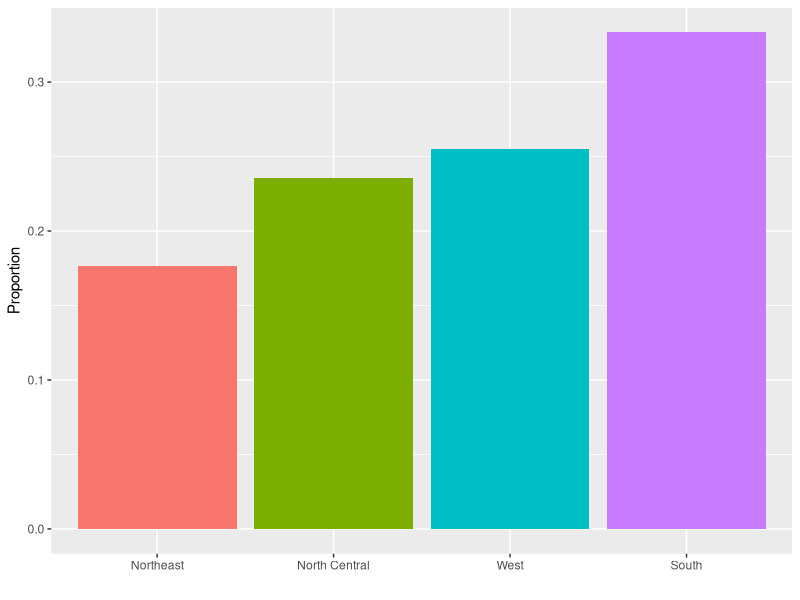
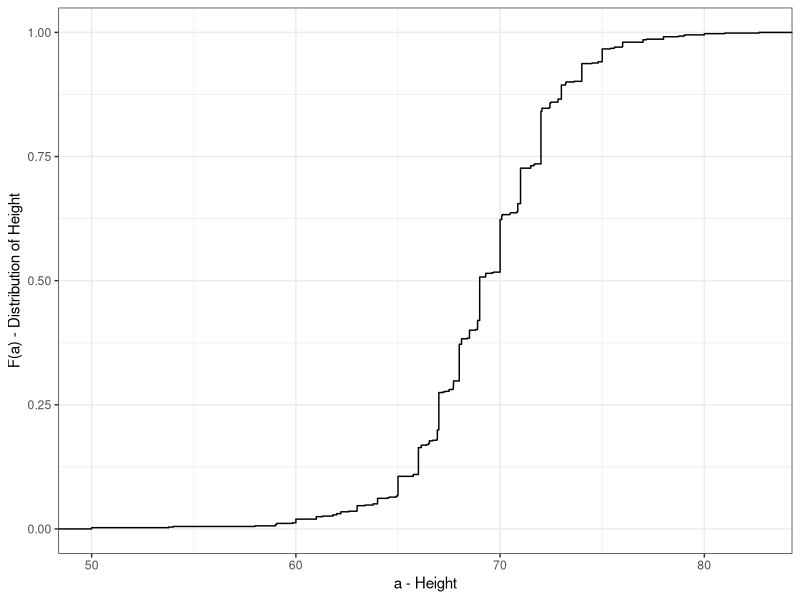
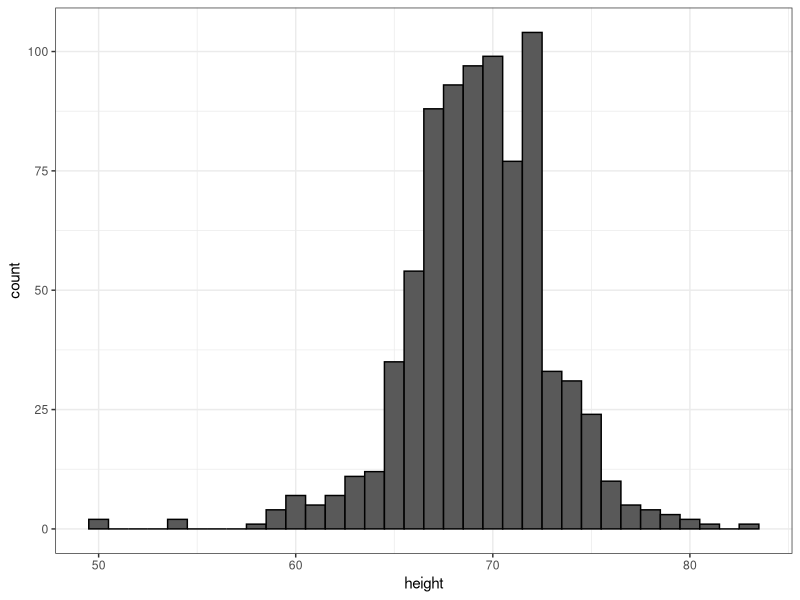
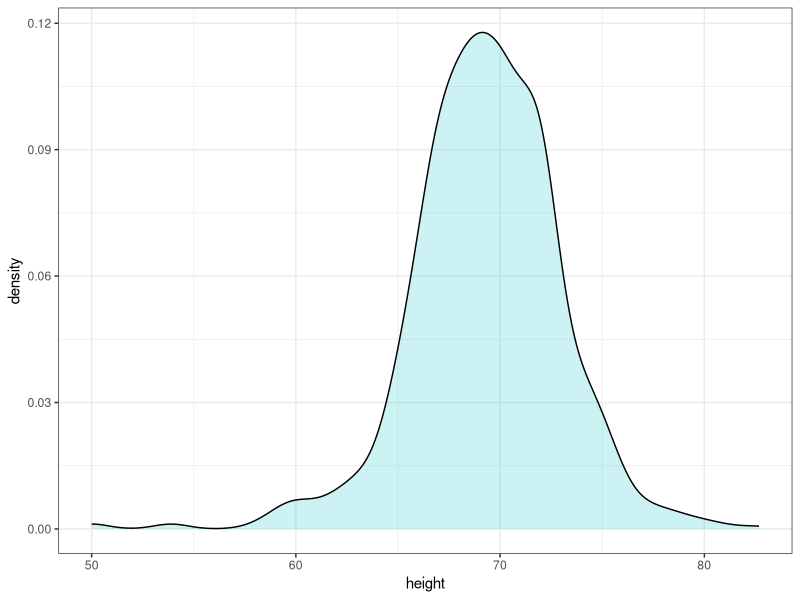
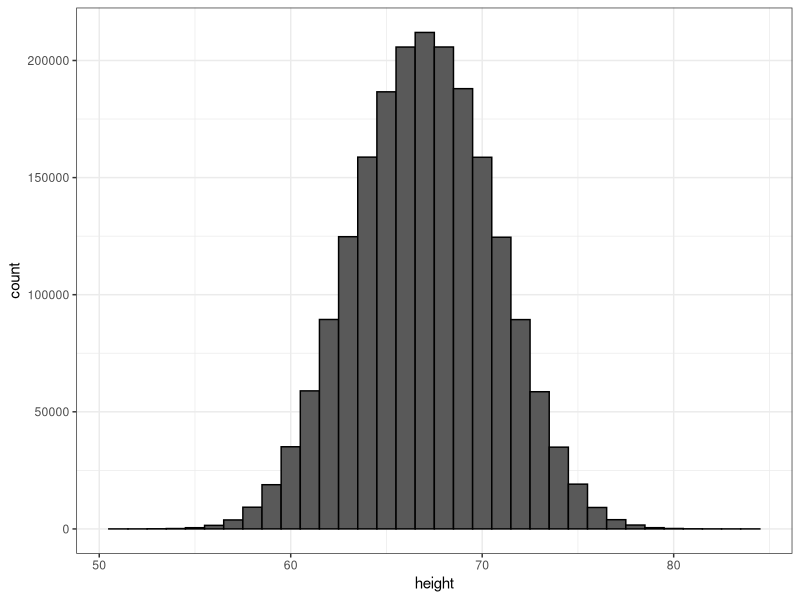
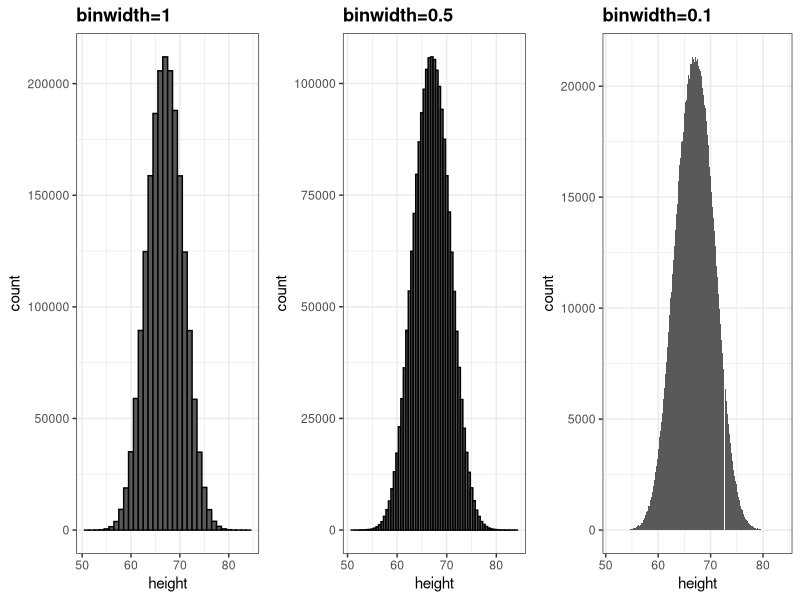
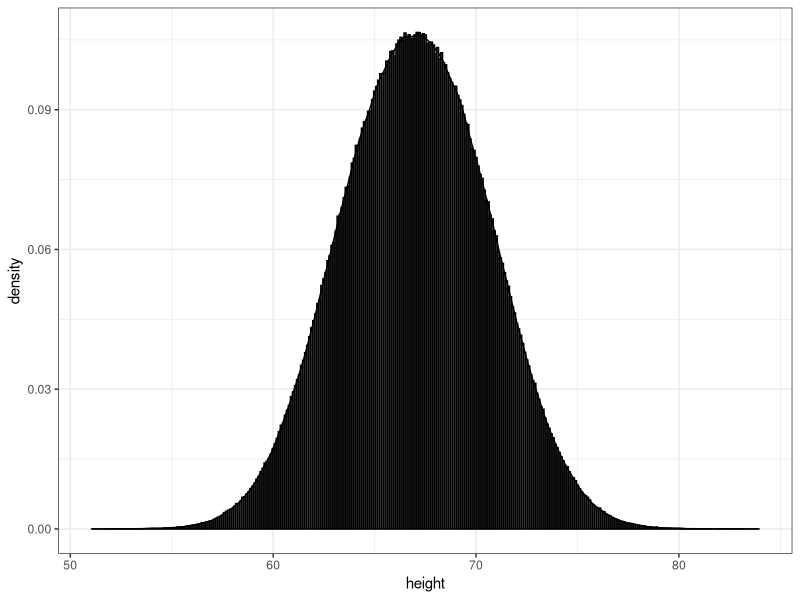
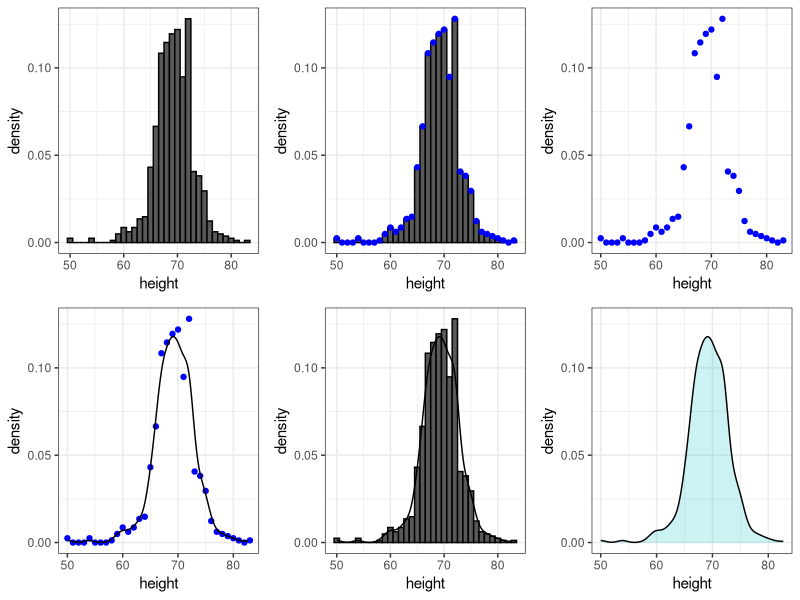

The R source for these figures, in order:
## ---- chunk 1
rm(list = ls())
img_path <- "dataviz/img"
## ---- chunk 2
library(tidyverse)
library(dslabs)
data(heights)
## ---- chunk 3
prop.table(table(heights$sex))
## ---- chunk 4
murders %>% group_by(region) %>%
  summarize(n = n()) %>%
  mutate(Proportion = n/sum(n), 
         region = reorder(region, Proportion)) %>%
  ggplot(aes(x=region, y=Proportion, fill=region)) + 
  geom_bar(stat = "identity", show.legend = FALSE) + 
  xlab("")
## ---- chunk 5
ds_theme_set()
heights %>% filter(sex=="Male") %>% ggplot(aes(height)) + 
  stat_ecdf() +
  ylab("F(a) - Distribution of Height") + xlab("a - Height")
## ---- chunk 6
heights %>% 
  filter(sex=="Male") %>% 
  ggplot(aes(height)) + 
  geom_histogram(binwidth = 1, color = "black")
## ---- chunk 7
heights %>% 
  filter(sex=="Male") %>% 
  ggplot(aes(height)) + 
  geom_density(alpha = .2, fill= "#00BFC4", color = 0)  +
  geom_line(stat='density')
## ---- chunk 8
set.seed(1988)
x <- data.frame(height = c(rnorm(1000000,69,3), rnorm(1000000,65,3)))
x %>% ggplot(aes(height)) + geom_histogram(binwidth = 1, color = "black")
## ---- chunk 9
p1 <- x %>% ggplot(aes(height)) + geom_histogram(binwidth = 1, color = "black") + ggtitle("binwidth=1")
p2 <- x %>% ggplot(aes(height)) + geom_histogram(binwidth = 0.5, color="black") + ggtitle("binwidth=0.5") 
p3 <- x %>% ggplot(aes(height)) + geom_histogram(binwidth = 0.1) + ggtitle("binwidth=0.1")
library(gridExtra)
grid.arrange(p1, p2, p3, nrow = 1)
## ---- chunk 10
x %>% ggplot(aes(height)) + 
  geom_histogram(aes(y=..density..), binwidth = 0.1, color = I("black")) +
  geom_line(stat='density')
## ---- chunk 11
hist1 <- heights %>% 
  filter(sex=="Male") %>% 
  ggplot(aes(height)) +
  geom_histogram(aes(y=..density..), binwidth = 1, color="black") 
hist2 <- hist1 +
  geom_line(stat='density')
hist3 <- hist1 + 
  geom_point(data = ggplot_build(hist2)$data[[1]], aes(x,y), col = "blue")
hist4 <- ggplot() + geom_point(data = ggplot_build(hist2)$data[[1]], aes(x,y), col = "blue") + 
  xlab("height") + ylab("density")
hist5 <- hist4 + geom_line(data = ggplot_build(hist2)$data[[2]], aes(x,y))
hist6 <- heights %>% 
  filter(sex=="Male") %>% 
  ggplot(aes(height)) +
  geom_density(alpha = 0.2, fill="#00BFC4", col = 0) +
  geom_line(stat='density') +
  scale_y_continuous(limits = layer_scales(hist2)$y$range$range)
  
grid.arrange(hist1, hist3, hist4, hist5, hist2, hist6, nrow=2)
## ---- chunk 12
p1 <- heights %>% 
  filter(sex=="Male")%>% ggplot(aes(height)) +
  geom_histogram(aes(y=..density..), binwidth = 1, alpha = 0.5) + 
  geom_line(stat='density', adjust = 0.5)

p2 <- heights %>% 
  filter(sex=="Male") %>% ggplot(aes(height)) +
  geom_histogram(aes(y=..density..), binwidth = 1, alpha = 0.5) + 
  geom_line(stat='density', adjust = 2)

grid.arrange(p1,p2, ncol=2)
## ---- chunk 13
d <- with(heights, density(height[sex=="Male"]))
tmp <- data.frame(height=d$x, density=d$y)
tmp %>% ggplot(aes(height,density)) + geom_line() + 
  geom_area(aes(x=height,y=density), data = filter(tmp, between(height, 65, 68)), alpha=0.2, fill="#00BFC4")
## ---- chunk 14
heights %>% 
  filter(sex=="Male") %>% 
  ggplot(aes(height)) + 
  geom_density(alpha=.2, fill= "#00BFC4", color = 0)  +
  geom_line(stat='density')
## ---- chunk 15
heights %>% 
  ggplot(aes(height, fill=sex)) + 
  geom_density(alpha = 0.2, color = 0) +
  geom_line(stat='density')
## ---- chunk 16
library(dslabs)
library(ggplot2)
library(dplyr)
ds_theme_set()
data(murders)
murders %>% group_by(region) %>%
  summarize(n = n()) %>%
  mutate(Proportion = n/sum(n), 
         region = reorder(region, Proportion)) %>%
  ggplot(aes(x=region, y=Proportion, fill=region)) + 
  geom_bar(stat = "identity", show.legend = FALSE) + 
  xlab("")
## ---- chunk 17
heights %>% filter(sex == "Male") %>% ggplot(aes(height)) + 
  stat_ecdf() +
  ylab("F(a)") + xlab("a")
## ---- chunk 18
murders %>% mutate(murder_rate = total/population * 10^5) %>%
  ggplot(aes(murder_rate)) + 
  stat_ecdf() +
  ylab("F(a)") + xlab("a")
## ---- chunk 19
heights %>% 
  filter(sex == "Male") %>% 
  ggplot(aes(height)) + 
  geom_histogram(binwidth = 1, color = "black")
## ---- chunk 20
murders %>% ggplot(aes(x=population/10^6)) + 
  geom_density(fill = "grey") + 
  scale_x_log10() +
  xlab("Population in millions")
## ---- chunk 21
library(gridExtra)
p1 <- murders %>% ggplot(aes(x=population/10^6)) + 
  geom_density(fill = "grey", bw = 5) + xlab("Population in millions") + ggtitle("1")
p2 <- murders %>% ggplot(aes(x=population/10^6)) + 
  geom_density(fill = "grey", bw = .05) + scale_x_log10() + xlab("Population in millions") + ggtitle("2")
p3 <- murders %>% ggplot(aes(x=population/10^6)) + 
  geom_density(fill = "grey", bw = 1) + scale_x_log10() + xlab("Population in millions") + ggtitle("3")
grid.arrange(p1,p2,p3,ncol=2)
## ---- chunk 22
rm(list = ls())
## ---- chunk 23
mu <- 0; s <- 1
norm_dist <- data.frame(x=seq(-4,4,len=50)*s+mu) %>% mutate(density=dnorm(x,mu,s))
norm_dist %>% ggplot(aes(x,density)) + geom_line()
## ---- chunk 24
data("heights")
index <- heights$sex == "Male"
x <- heights$height[index]
## ---- chunk 25
m <- mean(x)
s <- sd(x)
c(average = m, sd = s)
## ---- chunk 26
norm_dist <- data.frame(x = seq(-4, 4, len=50)*s + m) %>% 
  mutate(density = dnorm(x, m, s))

heights %>% filter(sex == "Male") %>% ggplot(aes(height)) +
  geom_density(fill="#0099FF") +
  geom_line(aes(x, density),  data = norm_dist, lwd=1.5) 
## ---- chunk 27
z <- scale(x)
## ---- chunk 28
mean(abs(z) < 2)
## ---- chunk 29
pnorm(-1.96)
## ---- chunk 30
qnorm(0.975)
## ---- chunk 31
qnorm(0.975, mean = 5, sd = 2)
## ---- chunk 32
mean(x <= 69.5)
## ---- chunk 33
p <- seq(0.05, 0.95, 0.05)
## ---- chunk 34
sample_quantiles <- quantile(x, p)
## ---- chunk 35
theoretical_quantiles <- qnorm(p, mean = mean(x), sd = sd(x))
## ---- chunk 36
qplot(theoretical_quantiles, sample_quantiles) + geom_abline()
## ---- chunk 37
data(murders)
murders <- murders %>% mutate(rate = total/population*100000)
library(gridExtra)
p1 <- murders %>% ggplot(aes(x=rate)) + geom_histogram(binwidth = 1) + ggtitle("Histogram")
p2 <- murders %>% ggplot(aes(sample=rate)) + 
  geom_qq(dparams=summarize(murders, mean=mean(rate), sd=sd(rate))) +
  geom_abline() + ggtitle("QQ-plot")
grid.arrange(p1, p2, ncol = 2)
## ---- chunk 38
murders %>% ggplot(aes("",rate)) + geom_boxplot() +
  coord_cartesian(xlim = c(0, 2)) + xlab("")
## ---- chunk 39
heights %>% ggplot(aes(x=sex, y=height, fill=sex)) +
  geom_boxplot()
## ---- chunk 40
p1 <- heights %>% filter(sex == "Female") %>%
  ggplot(aes(height)) +
  geom_density(fill="#F8766D") 
p2 <- heights %>% filter(sex == "Female") %>% 
  ggplot(aes(sample=scale(height))) +
  geom_qq() + geom_abline() + ylab("Standard Units")
grid.arrange(p1, p2, ncol=2)
## ---- chunk 41
heights %>% filter(sex == "Female") %>% 
  top_n(5, desc(height)) %>%
  pull(height)
## ---- chunk 42
library(tidyverse)
library(dslabs)
ds_theme_set()
data(gapminder)
tab <- gapminder %>% filter(year == 2010) %>% group_by(continent) %>% select(continent, population)  
tab %>% ggplot(aes(x=continent, y=population/10^6)) + 
  geom_boxplot() + 
  scale_y_continuous(trans = "log10", breaks = c(1,10,100,1000)) + ylab("Population in millions")
## ---- chunk 43
murders %>% ggplot(aes(region)) + geom_bar()
## ---- chunk 44
data(murders)
tab <- murders %>% 
  count(region) %>% 
  mutate(proportion = n/sum(n))
tab
## ---- chunk 45
tab %>% ggplot(aes(region, proportion)) + geom_bar(stat = "identity")
## ---- chunk 46
heights %>% 
  filter(sex == "Female") %>% 
  ggplot(aes(height)) +
  geom_histogram(binwidth = 1, fill = "blue", col = "black") +
  xlab("Male heights in inches") + 
  ggtitle("Histogram")
## ---- chunk 47
heights %>% 
  filter(sex == "Female") %>%
  ggplot(aes(height)) +
  geom_density(fill="blue")
## ---- chunk 48
heights %>% ggplot(aes(sex, height)) +
  geom_boxplot()
## ---- chunk 49
heights %>% filter(sex=="Male") %>%
  ggplot(aes(sample = height)) +
  geom_qq()
## ---- chunk 50
x <- expand.grid(x = 1:12, y = 1:10) %>% 
  mutate(z = 1:120) 
## ---- chunk 51
x %>% ggplot(aes(x, y, fill = z)) + 
  geom_raster() + 
  scale_fill_gradientn(colors =  terrain.colors(10))
## ---- chunk 52
x <- heights %>% 
  filter(sex=="Male") %>% 
  pull(height)
## ---- chunk 53
qplot(x, bins=15, color = I("black"), xlab = "Population")
